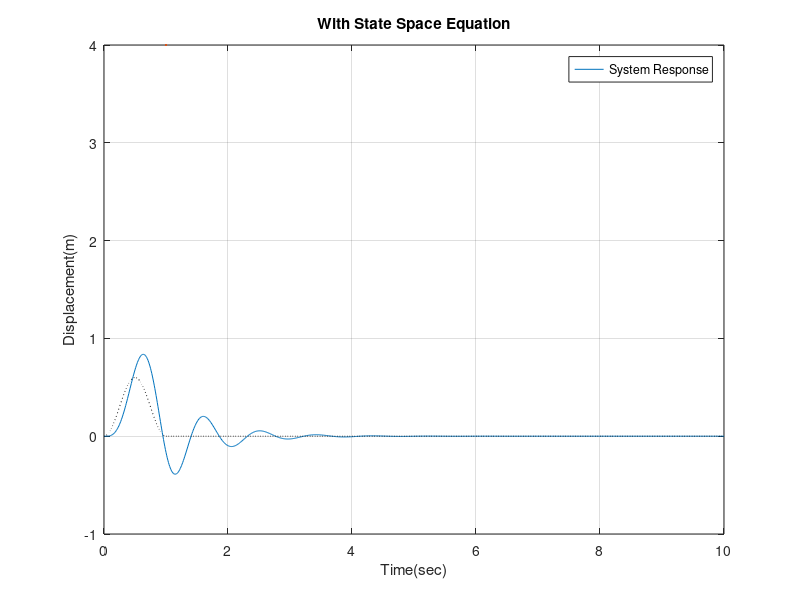

Reproduce this figure in MATLAB. (Note: this script raises an error after producing the figure.)
%% My Simulation
clc; clear; close all;clearvars;

sim = 10;
ts = 0.01;
t = 0:ts:sim;
ud = zeros(size(t));
ud(1:101) = 0.3*(1-cos(2*pi*t(1:101)));
uc = zeros(size(t));
u = [uc; ud];

% Physical parameters
m_car = 300;    % kg
m_wheel = 60;   % kg
k_car = 16000 ; % N/m
k_wheel = 190000; % N/m
c_car = 1000;   % N/m/s

% State matrices
A = [ 0 1 0 0; [-k_car -c_car k_car c_car]/m_car ; 0 0 0 1; [k_car c_car (-k_car-k_wheel) -c_car]/m_wheel];
B = [ 0 0; 0 1/m_car ; 0 0 ; [-1 k_wheel]/m_wheel];
C = [1 0 0 0];
D = [0 0];

%subplot(2,1,1);
figure(1);
sys = ss(A,B,C,D);
plot(t,lsim(sys,u,t),t,ud,'k:',LineWidth=4);
legend('System Response');
xlabel('Time(sec)');ylabel('Displacement(m)');
title('With State Space Equation');
grid on;

[b, a] = ss2tf(A,B,C,D,2);

tf_sys = tf(b, a);
%subplot(2,1,2);
figure(2);
plot(t,lsim(tf_sys,ud,t),t,ud,'k:',LineWidth=4);
legend('System Response');
xlabel('Time(sec)');ylabel('Displacement(m)');
title('With Transfer Function');
grid on;

    





